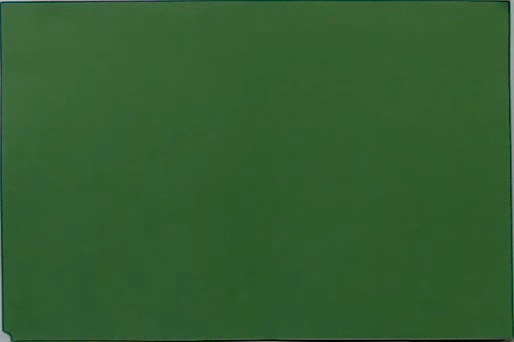
#> input picture frame 10 of testes/cropped_video.mp4, 514 x 342 px, given in place of pingpong_video.mp4, which was not available
$ python teste_snip.py
#> lines starting #> are read from the running program, lines starting #| are printed output that depends on the picture; after the words box and inside, x2 and y2 are one past the last pixel; in counts of white or black regions, pixels touching at a corner belong together; pictures that were not available may be replaced by others from this repository, and a replacement may not be noted
import cv2
import numpy as np

# Read video file
cap = cv2.VideoCapture('D:/UFRGS/TCC/MiraAssistida/testes/pingpong_video.mp4')

# Define color range for green background
lower_green = np.array([30, 50, 50])
upper_green = np.array([90, 255, 255])

# Create empty list to store cropped frames
cropped_frames = []

# Loop through each frame in the video
while True:
    # Read frame
    ret, frame = cap.read()
#> frame is the input picture: shape (342, 514, 3); mean B, G, R 48.2, 93.2, 51.1
    if not ret:
        break

    # Convert frame to HSV color space
    hsv = cv2.cvtColor(frame, cv2.COLOR_BGR2HSV)
#> hsv: shape (342, 514, 3); mean H, S, V 58.4, 125.8, 93.2

    # Threshold frame to only include green pixels
    green_mask = cv2.inRange(hsv, lower_green, upper_green)
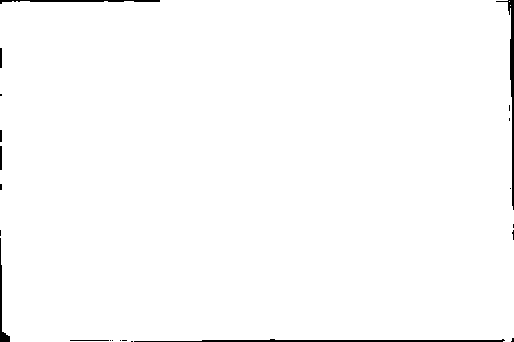
#> green_mask: shape (342, 514); 98.8% white; 22 black regions (14 under 20 px)

    # Find contours of green background
    contours, hierarchy = cv2.findContours(green_mask, cv2.RETR_EXTERNAL, cv2.CHAIN_APPROX_SIMPLE)
#> contours = 3 contours, 2 with area under 20; largest, box (x1, y1, x2, y2) and area: (0, 0, 514, 342) 172935

    # Loop through each contour and find the one with the largest area
    max_area = 0
    max_contour = None
    for contour in contours:
        area = cv2.contourArea(contour)
        if area > max_area:
            max_area = area
            max_contour = contour
#> this loop made 3 passes
#> (area, max_area) on pass 3: (172935, 172935)
#> after the loop, max_area = 172935; max_contour = contour of 131 points, box (x1, y1, x2, y2) (0, 0, 514, 342), area 172935

    # Crop frame to area of green background
    if max_contour is not None:
        # Get bounding box of contour
        x, y, w, h = cv2.boundingRect(max_contour)
#> x = 0; y = 0; w = 514; h = 342

        # Crop frame to bounding box
        cropped_frame = frame[y:y+h, x:x+w]

        # Add cropped frame to list
        cropped_frames.append(cropped_frame)

    # Display frame with green background detected
    cv2.imshow('frame', frame)

    # Exit if 'q' is pressed
    if cv2.waitKey(1) & 0xFF == ord('q'):
#> (key q is pressed here)
        break

# Release video capture and destroy all windows
cap.release()
cv2.destroyAllWindows()

# Write cropped frames to new video file
fourcc = cv2.VideoWriter_fourcc(*'mp4v')
out = cv2.VideoWriter('cropped_video.mp4', fourcc, 30.0, (w, h))

for frame in cropped_frames:
    out.write(frame)
#> this loop made 1 pass

# Release video writer
out.release()

$ run again, starting later in the video
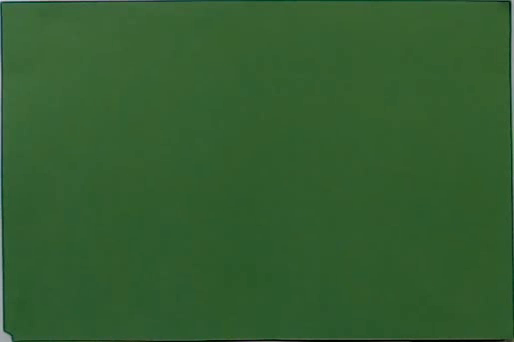
#> input picture frame 85 of testes/cropped_video.mp4, 514 x 342 px, given in place of pingpong_video.mp4, which was not available
#> frame is the input picture: shape (342, 514, 3); mean B, G, R 47.6, 93.2, 50.6
#> hsv: shape (342, 514, 3); mean H, S, V 58.3, 127.3, 93.3
#> `green_mask = cv2.inRange(hsv, lower_green, upper_green)`:
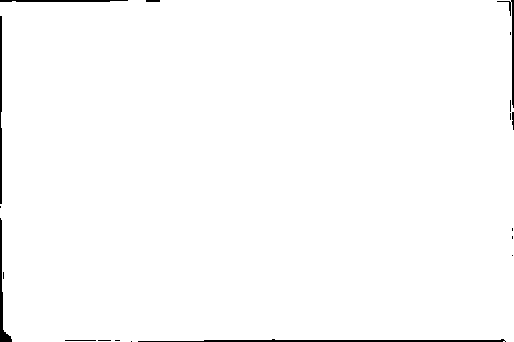
#> green_mask: shape (342, 514); 98.8% white; 19 black regions (11 under 20 px)
#> contours = 1 contour; box (x1, y1, x2, y2) and area: (0, 0, 514, 342) 173026
#> the loop `for contour in contours:` made 1 pass
#> (area, max_area) on pass 1: (173026.5, 173026.5)
#> after the loop `for contour in contours:`: max_area = 173026.5; max_contour = contour of 86 points, box (x1, y1, x2, y2) (0, 0, 514, 342), area 173026
#> x = 0; w = 514; h = 342
#> the loop `for frame in cropped_frames:` made 1 pass
